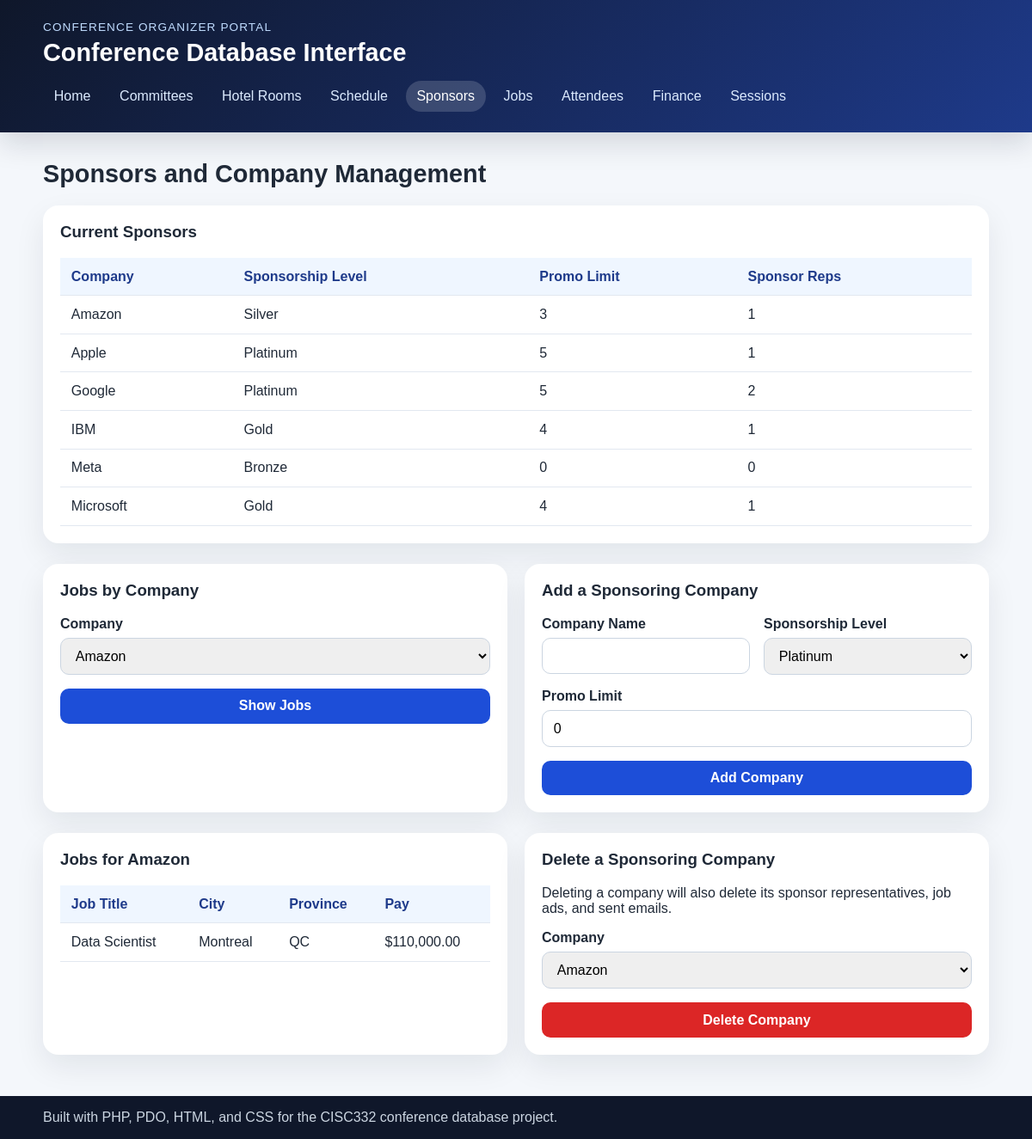
The page /companies.php on the database its author committed.
### tables this page shows
CREATE TABLE Company (
    CompName VARCHAR(100) PRIMARY KEY,
    SponsorLevel VARCHAR(50) NOT NULL,
    PromoLimit INT NOT NULL
);

CREATE TABLE JobAd (
    JobID INT PRIMARY KEY,
    JobTitle VARCHAR(150) NOT NULL,
    JobCity VARCHAR(100) NOT NULL,
    JobProv VARCHAR(50) NOT NULL,
    JobPay DECIMAL(10,2) NOT NULL,
    CompName VARCHAR(100) NOT NULL,
    FOREIGN KEY (CompName) REFERENCES Company(CompName) ON DELETE CASCADE
);

### db.php (called while the page is built, shortened)
<?php
function db(): PDO
{
    static $pdo = null;
    if ($pdo instanceof PDO) {
        return $pdo;
    }
    $customDsn = getenv('DB_DSN');
    $driver = getenv('DB_DRIVER') ?: 'mysql';
    $host = getenv('DB_HOST') ?: '127.0.0.1';
    $port = getenv('DB_PORT') ?: '3306';
    $database = getenv('DB_NAME') ?: 'conferenceDB';
    $charset = getenv('DB_CHARSET') ?: 'utf8mb4';
    $username = getenv('DB_USER') ?: 'root';
    $password = getenv('DB_PASS');
    if ($password === false) {
        $password = '';
    }
    if ($customDsn !== false && $customDsn !== '') {
        $dsn = $customDsn;
    } else {
        $dsn = sprintf(
            '%s:host=%s;port=%s;dbname=%s;charset=%s',
            $driver,
            $host,
            $port,
            $database,
            $charset
        );
    }
    $pdo = new PDO(
        $dsn,
        $username,
        $password,
        [
            PDO::ATTR_ERRMODE => PDO::ERRMODE_EXCEPTION,
            PDO::ATTR_DEFAULT_FETCH_MODE => PDO::FETCH_ASSOC,
            PDO::ATTR_EMULATE_PREPARES => false,
        ]
    );
    return $pdo;
}

### companies.php (the view, shortened to what this page needs)
<?php
require_once __DIR__ . '/helpers.php';
$companies = fetch_all_rows(
    'SELECT c.CompName, c.SponsorLevel, c.PromoLimit, COUNT(sr.AttendeeID) AS RepresentativeCount
     FROM Company c
     LEFT JOIN SponsorRep sr ON c.CompName = sr.CompName
     GROUP BY c.CompName, c.SponsorLevel, c.PromoLimit
     ORDER BY c.CompName'
);
$selectedCompany = isset($_GET['company']) ? trim((string) $_GET['company']) : '';
if ($selectedCompany === '' && $companies !== []) {
    $selectedCompany = $companies[0]['CompName'];
}
$companyJobs = [];
if ($selectedCompany !== '') {
    $companyJobs = fetch_all_rows(
        'SELECT JobTitle, JobCity, JobProv, JobPay
         FROM JobAd
         WHERE CompName = ?
         ORDER BY JobTitle',
        [$selectedCompany]
    );
}
?>
<section class="table-card">
    <h3>Current Sponsors</h3>
    <?php if ($companies === []): ?>
        <p class="empty-state">No sponsoring companies are currently stored in the database.</p>
    <?php else: ?>
        <div class="table-wrap">
            <table>
                <thead>
                    <tr>
                        <th>Company</th>
                        <th>Sponsorship Level</th>
                        <th>Promo Limit</th>
                        <th>Sponsor Reps</th>
                    </tr>
                </thead>
                <tbody>
                    <?php foreach ($companies as $company): ?>
                        <tr>
                            <td><?php echo e($company['CompName']); ?></td>
                            <td><?php echo e($company['SponsorLevel']); ?></td>
                            <td><?php echo e((string) $company['PromoLimit']); ?></td>
                            <td><?php echo e((string) $company['RepresentativeCount']); ?></td>
                        </tr>
                    <?php endforeach; ?>
                </tbody>
            </table>
        </div>
    <?php endif; ?>
</section>
<section class="grid grid-2" style="margin-top: 1.5rem;">
    <article class="form-card">
        <h3>Jobs by Company</h3>
        <form method="get">
            <div class="form-grid">
                <div class="field-full">
                    <label for="company">Company</label>
                    <select name="company" id="company">
                        <?php foreach ($companies as $company): ?>
                            <option value="<?php echo e($company['CompName']); ?>"<?php echo $company['CompName'] === $selectedCompany ? ' selected' : ''; ?>>
                                <?php echo e($company['CompName']); ?>
                            </option>
                        <?php endforeach; ?>
                    </select>
                </div>
                <div class="field-full">
                    <button type="submit">Show Jobs</button>
                </div>
            </div>
        </form>
    </article>
    <article class="form-card">
        <h3>Add a Sponsoring Company</h3>
        <form method="post">
            <div class="form-grid">
                <div class="field">
                    <label for="comp_name">Company Name</label>
                    <input type="text" id="comp_name" name="comp_name" required>
                </div>
                <div class="field">
                    <label for="sponsor_level">Sponsorship Level</label>
                    <select id="sponsor_level" name="sponsor_level" required>
                        <option value="Platinum">Platinum</option>
                    </select>
                </div>
                <div class="field-full">
                    <label for="promo_limit">Promo Limit</label>
                    <input type="number" id="promo_limit" name="promo_limit" min="0" value="0" required>
                </div>
                <div class="field-full">
                    <button type="submit">Add Company</button>
                </div>
            </div>
        </form>
    </article>
</section>
<section class="grid grid-2" style="margin-top: 1.5rem;">
    <article class="table-card">
        <h3>Jobs for <?php echo $selectedCompany !== '' ? e($selectedCompany) : 'Selected Company'; ?></h3>
        <?php if ($companyJobs === []): ?>
            <p class="empty-state">No jobs were found for the selected company.</p>
        <?php else: ?>
            <div class="table-wrap">
                <table>
                    <thead>
                        <tr>
                            <th>Job Title</th>
                            <th>City</th>
                            <th>Province</th>
                            <th>Pay</th>
                        </tr>
                    </thead>
                    <tbody>
                        <?php foreach ($companyJobs as $job): ?>
                            <tr>
                                <td><?php echo e($job['JobTitle']); ?></td>
                                <td><?php echo e($job['JobCity']); ?></td>
                                <td><?php echo e($job['JobProv']); ?></td>
                                <td><?php echo e(money_format_local((float) $job['JobPay'])); ?></td>
                            </tr>
                        <?php endforeach; ?>
                    </tbody>
                </table>
            </div>
        <?php endif; ?>
    </article>
    <article class="form-card">
        <h3>Delete a Sponsoring Company</h3>
        <p>Deleting a company will also delete its sponsor representatives, job ads, and sent emails.</p>
        <form method="post">
            <div class="form-grid">
                <div class="field-full">
                    <label for="company_to_delete">Company</label>
                    <select id="company_to_delete" name="company_to_delete">
                        <?php foreach ($companies as $company): ?>
                            <option value="<?php echo e($company['CompName']); ?>"><?php echo e($company['CompName']); ?></option>
                        <?php endforeach; ?>
                    </select>
                </div>
                <div class="field-full">
                    <button class="button-secondary" type="submit">Delete Company</button>
                </div>
            </div>
        </form>
    </article>
</section>

### style.css (style rules this page uses)
* { box-sizing: border-box; }
body { margin: 0; font-family: Arial, Helvetica, sans-serif; background: #f4f7fb; color: #1f2937; }
.grid { display: grid; gap: 1.25rem; }
.grid-2 { grid-template-columns: repeat(2, minmax(0, 1fr)); }
.card, .form-card, .table-card, .stat-card { background: #ffffff; border-radius: 18px; padding: 1.25rem; box-shadow: 0 14px 35px rgba(15, 23, 42, 0.08); }
.card h3, .form-card h3, .table-card h3, .stat-card h3 { margin-top: 0; }
.form-grid { display: grid; grid-template-columns: repeat(2, minmax(0, 1fr)); gap: 1rem; }
.field, .field-full { display: flex; flex-direction: column; gap: 0.45rem; }
.field-full { grid-column: 1 / -1; }
label { font-weight: bold; }
input, select, button { font: inherit; padding: 0.7rem 0.8rem; border-radius: 10px; border: 1px solid #cbd5e1; }
button { background: #1d4ed8; color: #ffffff; border: none; cursor: pointer; font-weight: bold; }
.button-secondary { background: #dc2626; }
.table-wrap { overflow-x: auto; }
table { width: 100%; border-collapse: collapse; }
th, td { padding: 0.8rem; border-bottom: 1px solid #e2e8f0; text-align: left; }
th { background: #eff6ff; color: #1e3a8a; }

### rows shown on the page
company: CompName "Amazon", SponsorLevel "Silver", PromoLimit "3", RepresentativeCount "1"
company: CompName "Apple", SponsorLevel "Platinum", PromoLimit "5", RepresentativeCount "1"
company: CompName "Google", SponsorLevel "Platinum", PromoLimit "5", RepresentativeCount "2"
company: CompName "IBM", SponsorLevel "Gold", PromoLimit "4", RepresentativeCount "1"
company: CompName "Meta", SponsorLevel "Bronze", PromoLimit "0", RepresentativeCount "0"
company: CompName "Microsoft", SponsorLevel "Gold", PromoLimit "4", RepresentativeCount "1"
jobad: JobTitle "Data Scientist", JobCity "Montreal", JobProv "QC", JobPay "$110,000.00"

### other values the page prints
$label "Home"
$label "Committees"
$label "Hotel Rooms"
$label "Schedule"
$label "Sponsors"
$label "Jobs"
$label "Attendees"
$label "Finance"
$label "Sessions"
$title "Sponsors and Company Management"
form field company "Amazon"
form field company_to_delete "Amazon"
